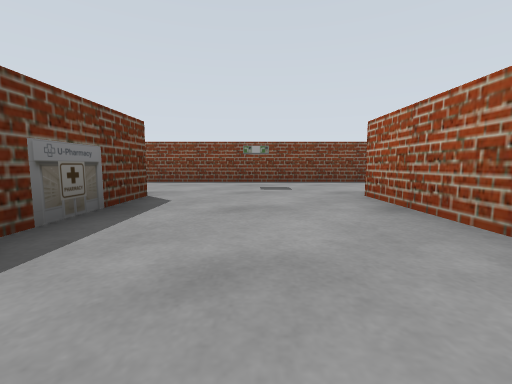
View 1 (above)

12 first-person views from a walk through a robot-simulator world made for Gazebo. The camera is 0.21 m above the floor, tilts 6° down and sees 90° across. Floor lines are 1 m apart. The floor is counted in squares, 0.5 m on a side. Each view is taken from the middle of a square. On the plan, view 1 faces up. The plan holds only what a view shows up to about 9 squares ahead; the rest is blank.

View 2
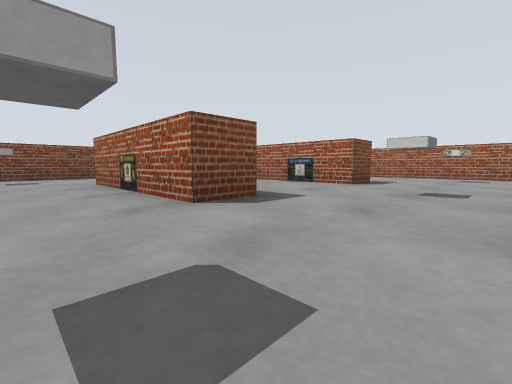

View 3
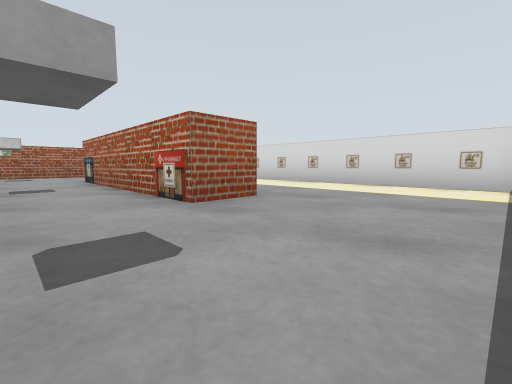

View 4
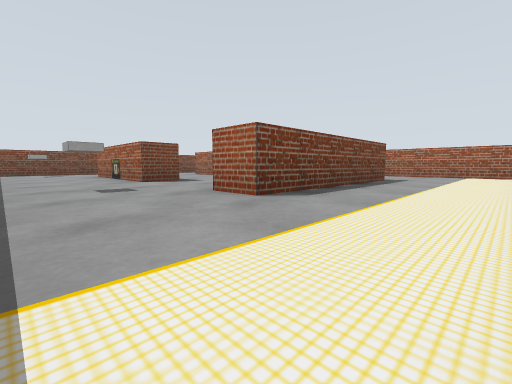

View 5
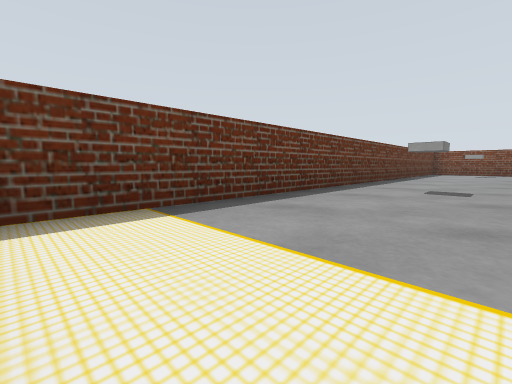

View 6
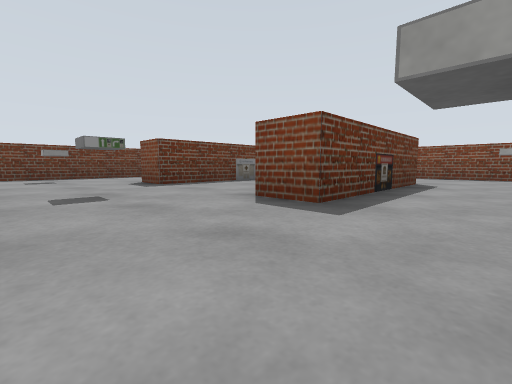

View 7
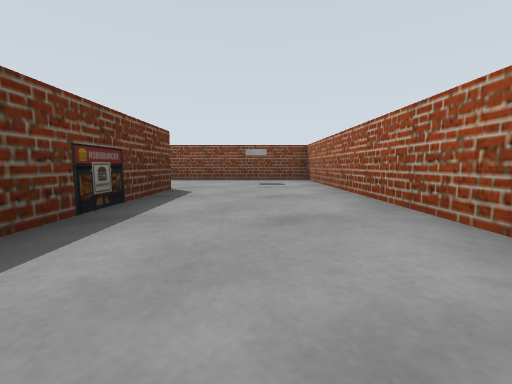

View 8
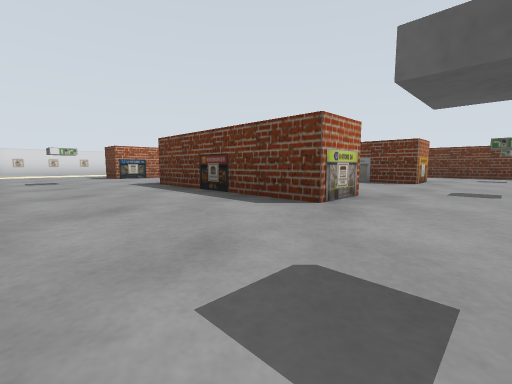

View 9
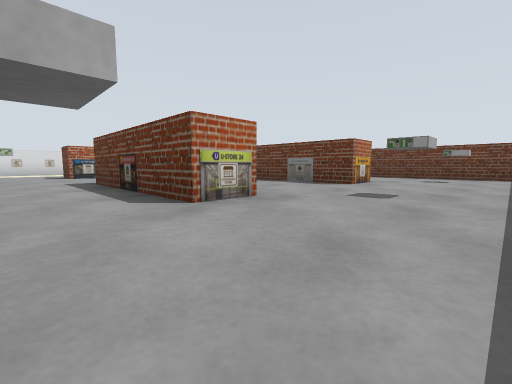

View 10
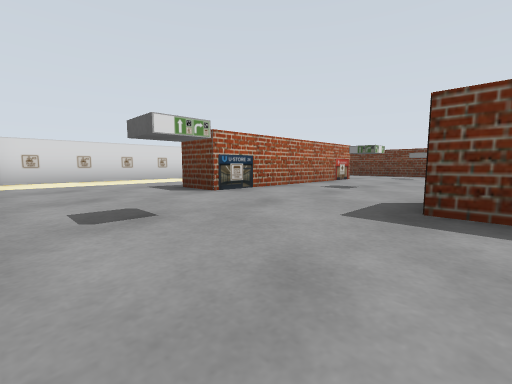

View 11
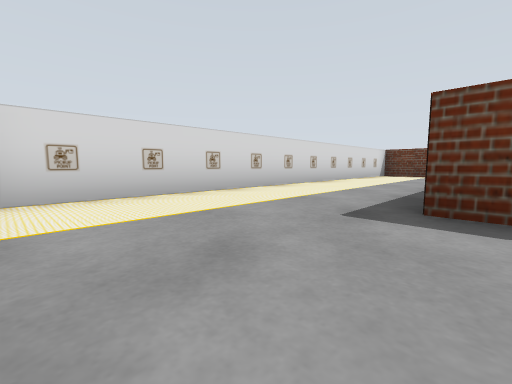

View 12
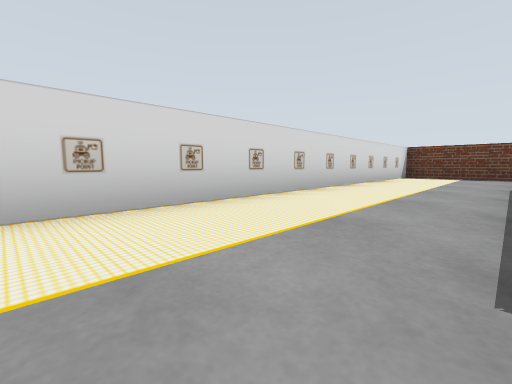

### Floor plan
Key: @ floor where view 1 was taken; # wall or solid block; . floor; P brown panel.
Columns run from 6 left of view 1 to 6 right of it. Each row starts with its distance up from view 1.
  7   ###########
  6 #...........#
  5 #.#...#...#.#
  4 #...P...P...#
  3 #..P#..P#...#
  2 #..P#..P#...#
  1 #..P#..P#...#
  0 #..P#P@P#P..#
 -1 #...P...P...#
 -2 #.#...#...#.#
 -3 #....PPPP...#
 -4 #..P#####P..#
 -5 #...PPPPP...#
 -6 #...........#
 -7 #...........#
 -8 #############

Positions as (right, up) in squares from view 1, and headings:
1: (0, 0), facing up
2: (-4, -3), facing up-right
3: (-5, -2), facing down-right
4: (-5, -7), facing up-right
5: (-3, -7), facing up-left
6: (4, -3), facing up-left
7: (4, -1), facing up
8: (5, 5), facing down-left
9: (4, 6), facing down-left
10: (5, 0), facing down-left
11: (5, -4), facing down-left
12: (4, -5), facing down-left
